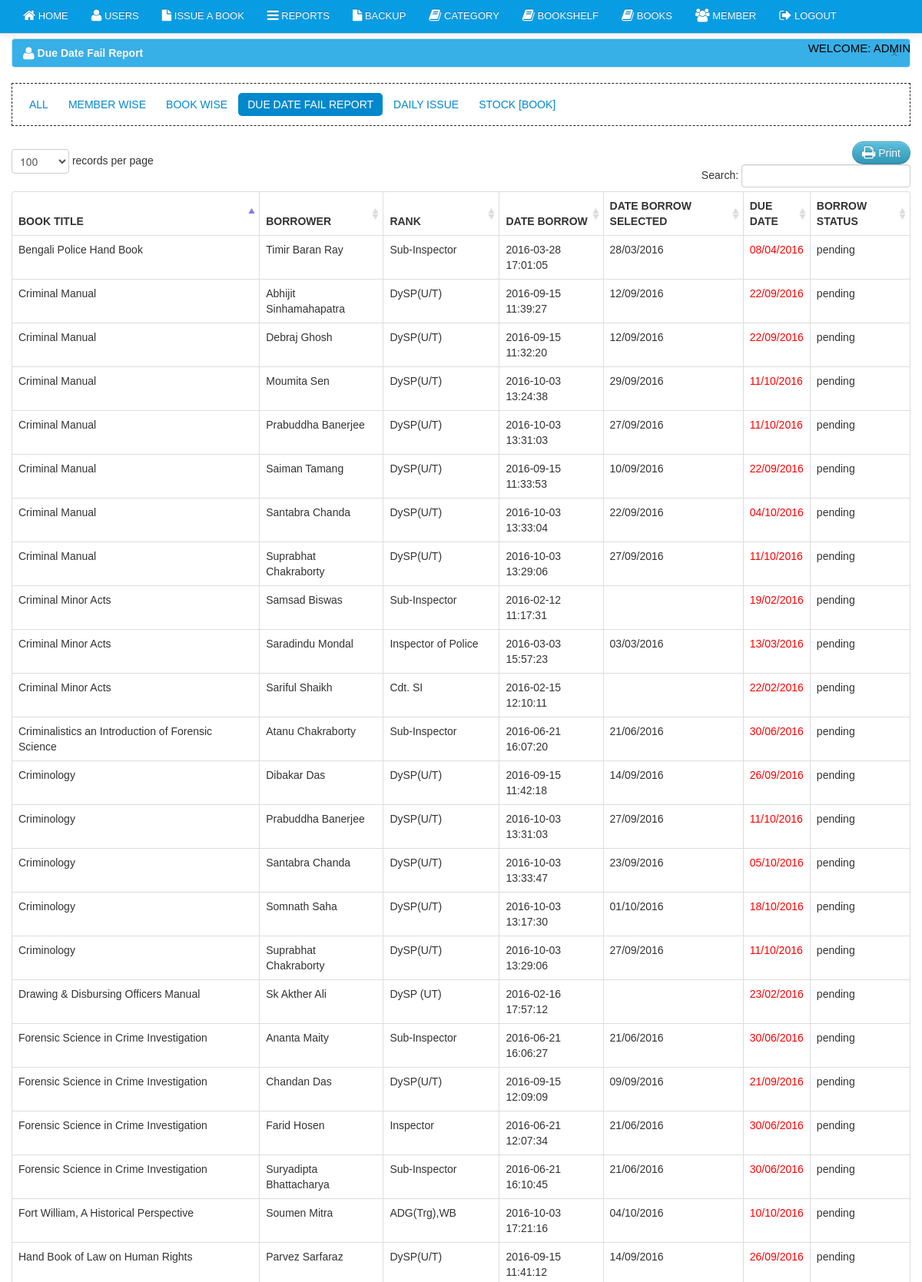
The page /admin_lms/reports-due-date-fail.php (signed in, upper part) on the database its author committed.
### tables this page shows
CREATE TABLE `borrow` (
  `borrow_id` int(11) NOT NULL AUTO_INCREMENT,
  `member_id` bigint(50) NOT NULL,
  `date_borrow` varchar(100) NOT NULL,
  `due_date` varchar(100) DEFAULT NULL,
  `doe` varchar(50) DEFAULT NULL,
  `dom` varchar(50) DEFAULT NULL,
  `status` enum('1','2','3','4','5') DEFAULT '1' COMMENT '1=active, 2=inactive, 3=deleted, 4=damage,5=returned',
  `user_id` int(11) DEFAULT NULL,
  `ip_addr` varchar(255) DEFAULT NULL,
  `borrow_date_2` varchar(100) DEFAULT NULL,
  PRIMARY KEY (`borrow_id`),
  KEY `borrowerid` (`member_id`),
  KEY `borrowid` (`borrow_id`)
);

CREATE TABLE `book` (
  `book_id` int(11) NOT NULL AUTO_INCREMENT,
  `book_title` varchar(100) NOT NULL,
  `category_id` int(50) NOT NULL,
  `author` varchar(50) NOT NULL,
  `book_copies` int(11) NOT NULL,
  `book_pub` varchar(100) NOT NULL,
  `publisher_name` varchar(100) NOT NULL,
  `isbn` varchar(50) NOT NULL,
  `copyright_year` int(11) NOT NULL,
  `date_receive` varchar(20) NOT NULL,
  `date_added` datetime NOT NULL,
  `status` varchar(30) NOT NULL,
  `book_barcode` varchar(255) DEFAULT NULL COMMENT 'Barcode code of a book',
  `bookshelf` varchar(255) DEFAULT NULL COMMENT 'Number of the book shelf',
  `price` varchar(255) DEFAULT NULL COMMENT 'price of the book',
  `doe` varchar(50) DEFAULT NULL,
  `dom` varchar(50) DEFAULT NULL,
  `user_id` int(11) DEFAULT NULL,
  `ip_addr` varchar(255) DEFAULT NULL,
  `language` varchar(255) DEFAULT NULL,
  PRIMARY KEY (`book_id`)
);

CREATE TABLE `member` (
  `member_id` int(11) NOT NULL AUTO_INCREMENT,
  `firstname` varchar(100) NOT NULL,
  `lastname` varchar(100) NOT NULL,
  `gender` varchar(10) NOT NULL,
  `address` varchar(100) NOT NULL,
  `contact` varchar(100) NOT NULL,
  `type` varchar(100) NOT NULL,
  `year_level` varchar(100) NOT NULL,
  `status` varchar(100) NOT NULL,
  `doe` varchar(50) DEFAULT NULL,
  `dom` varchar(50) DEFAULT NULL,
  `user_id` int(11) DEFAULT NULL,
  `membership_id` varchar(255) DEFAULT NULL COMMENT 'This is a unique id of a member',
  `ip_addr` varchar(255) DEFAULT NULL,
  `rank` varchar(255) DEFAULT NULL,
  `serial_no` varchar(255) DEFAULT NULL,
  PRIMARY KEY (`member_id`),
  UNIQUE KEY `membership_id` (`membership_id`),
  UNIQUE KEY `serial_no` (`serial_no`)
);

CREATE TABLE `borrowdetails` (
  `borrow_details_id` int(11) NOT NULL AUTO_INCREMENT,
  `book_id` int(11) NOT NULL,
  `borrow_id` int(11) NOT NULL,
  `borrow_status` varchar(50) NOT NULL,
  `date_return` varchar(100) NOT NULL,
  `doe` varchar(50) DEFAULT NULL,
  `dom` varchar(50) DEFAULT NULL,
  `status` enum('1','2','3') NOT NULL DEFAULT '1' COMMENT '1=active, 2=inactive, 3=deleted',
  `user_id` int(11) DEFAULT NULL,
  `ip_addr` varchar(255) DEFAULT NULL,
  PRIMARY KEY (`borrow_details_id`)
);

### admin_lms/reports-due-date-fail.php (the view, shortened to what this page needs)
<?php include('header.php'); ?>
<?php include('navbar_borrow.php'); ?>
    <div class="container">
		<div class="margin-top">
			<div class="row">
			<div class="span12">
			   <div class="alert alert-info">
                                    <button type="button" class="close" data-dismiss="alert">&times;</button>
                                    <strong><i class="icon-user icon-large"></i>&nbsp;Due Date Fail Report</strong>
                                </div>
								    <ul class="nav nav-pills">
										<li><a href="reports.php">All</a></li>
										<li  ><a href="reports-member-wise.php">Member Wise</a></li>
										<li><a href="reports-book-wise.php" >Book Wise</a></li>
										<li class="active"><a href="reports-due-date-fail.php">Due Date Fail Report</a></li>
                                        <li ><a href="reports-daily-issue.php">Daily Issue</a></li>
                                         <li><a href="reports-book-stock.php">Stock [Book]</a></li>
									</ul>
                      </div>
                      </div>
                <div class="row">
                <div class="span12">
						<center class="title">
						<h1>Due Date Fail Report</h1>
						</center>
                            <table cellpadding="0" cellspacing="0" border="0" class="table  table-bordered" id="example">
								<div class="pull-right">
								<a href="" onclick="window.print()" class="btn btn-info"><i class="icon-print icon-large"></i> Print</a>
								</div>
                                 <thead>
                                    <tr>
                                        <th>Book title</th>
                                        <th>Borrower</th>
                                        <th>Rank</th>
                                        <th>Date Borrow</th>
                                        <th>Date Borrow Selected</th>
                                        <th>Due Date</th>
										<th>Borrow Status</th>
                                    </tr>
                                </thead>
                                <tbody>
                                  <?php
								  $q_str="";
								$q_str .= " and (DATE_FORMAT(STR_TO_DATE(borrow.due_date, '%d/%m/%Y'), '%Y-%m-%d') < '".date("Y-m-d")."') ";
								   $user_query=mysql_query("select borrow.borrow_id,
																   book.book_id,
																   borrow_details_id,
																   book_title,firstname,
																   lastname,
																   rank,
																   date_borrow,
																   borrow_date_2,
																   due_date,
																   borrow_status
								   									 from borrow
								LEFT JOIN member ON borrow.member_id = member.member_id
								LEFT JOIN borrowdetails ON borrow.borrow_id = borrowdetails.borrow_id
								LEFT JOIN book on borrowdetails.book_id =  book.book_id
								WHERE borrow_status='pending'
								".$q_str."
								ORDER BY firstname ASC
								  ")or die(mysql_error());
									while($row=mysql_fetch_array($user_query)){
									$id=$row['borrow_id'];
									?>
									<tr class="del<?php echo $id ?>">
                                    <td><?php echo $row['book_title']; ?></td>
                                    <td><?php echo $row['firstname']." ".$row['lastname']; ?></td>
                                    <td><?php echo $row['rank']; ?></td>
									<td><?php echo $row['date_borrow']; ?></td>
                                    <td><?php echo $row['borrow_date_2']; ?></td>
                                    <td style="color:#F00;"><?php echo $row['due_date']; ?> </td>
									<td><?php echo $row['borrow_status'];?></td>
                                    </tr>
									<?php  }  ?>
                                </tbody>
                            </table>
			</div>
			</div>
		</div>
    </div>
<?php include('footer.php') ?>

### css/docs.css (style rules this page uses)
.title { display:none; }
body { font-family:'TR Century Gothic',Helvetica,Arial,sans-serif !important; }
.btn { border-radius: 25px !important; }
.alert { text-shadow: none; }
.nav-tabs, .nav-pills { border: 1px dashed #222 !important; padding: 10px; }
th { text-transform:uppercase; }
.nav li a { text-transform:uppercase; }
.margin-top { margin-top:50px; }
body { position: relative; }

### css/print.css (style rules this page uses)
h1 { text-transform:uppercase; }
.title { display:visible; }
th { text-align:left; }
td { text-align:left; border-top:1px solid; padding:2px; }
.btn { display:none; }
.alert { display:none; }
body { font-family:arial; font-size:13px; }
.nav { display:none; }

### rows shown on the page
borrow: book.book_title "Criminal Manual", member.firstname "Abhijit", member.lastname "Sinhamahapatra", member.rank "DySP(U/T)", date_borrow "2016-09-15 11:39:27", borrow_date_2 "12/09/2016", due_date "22/09/2016", borrowdetails.borrow_status "pending"
borrow: book.book_title "Forensic Science in Crime Investigation", member.firstname "Ananta", member.lastname "Maity", member.rank "Sub-Inspector", date_borrow "2016-06-21 16:06:27", borrow_date_2 "21/06/2016", due_date "30/06/2016", borrowdetails.borrow_status "pending"
borrow: book.book_title "Criminalistics an Introduction of Forensic Science", member.firstname "Atanu", member.lastname "Chakraborty", member.rank "Sub-Inspector", date_borrow "2016-06-21 16:07:20", borrow_date_2 "21/06/2016", due_date "30/06/2016", borrowdetails.borrow_status "pending"
borrow: book.book_title "Forensic Science in Crime Investigation", member.firstname "Chandan", member.lastname "Das", member.rank "DySP(U/T)", date_borrow "2016-09-15 12:09:09", borrow_date_2 "09/09/2016", due_date "21/09/2016", borrowdetails.borrow_status "pending"
borrow: book.book_title "Criminal Manual", member.firstname "Debraj", member.lastname "Ghosh", member.rank "DySP(U/T)", date_borrow "2016-09-15 11:32:20", borrow_date_2 "12/09/2016", due_date "22/09/2016", borrowdetails.borrow_status "pending"
borrow: book.book_title "Criminology", member.firstname "Dibakar", member.lastname "Das", member.rank "DySP(U/T)", date_borrow "2016-09-15 11:42:18", borrow_date_2 "14/09/2016", due_date "26/09/2016", borrowdetails.borrow_status "pending"
borrow: book.book_title "Forensic Science in Crime Investigation", member.firstname "Farid", member.lastname "Hosen", member.rank "Inspector", date_borrow "2016-06-21 12:07:34", borrow_date_2 "21/06/2016", due_date "30/06/2016", borrowdetails.borrow_status "pending"
borrow: book.book_title "Criminal Manual", member.firstname "Moumita", member.lastname "Sen", member.rank "DySP(U/T)", date_borrow "2016-10-03 13:24:38", borrow_date_2 "29/09/2016", due_date "11/10/2016", borrowdetails.borrow_status "pending"
borrow: book.book_title "Hand Book of Law on Human Rights", member.firstname "Parvez", member.lastname "Sarfaraz", member.rank "DySP(U/T)", date_borrow "2016-09-15 11:41:12", borrow_date_2 "14/09/2016", due_date "26/09/2016", borrowdetails.borrow_status "pending"
borrow: book.book_title "Criminology", member.firstname "Prabuddha", member.lastname "Banerjee", member.rank "DySP(U/T)", date_borrow "2016-10-03 13:31:03", borrow_date_2 "27/09/2016", due_date "11/10/2016", borrowdetails.borrow_status "pending", book.book_title "Criminal Manual"
borrow: book.book_title "Criminal Manual", member.firstname "Saiman", member.lastname "Tamang", member.rank "DySP(U/T)", date_borrow "2016-09-15 11:33:53", borrow_date_2 "10/09/2016", due_date "22/09/2016", borrowdetails.borrow_status "pending"
borrow: book.book_title "Criminal Minor Acts", member.firstname "Samsad", member.lastname "Biswas", member.rank "Sub-Inspector", date_borrow "2016-02-12 11:17:31", due_date "19/02/2016", borrowdetails.borrow_status "pending"
borrow: book.book_title "Criminal Manual", member.firstname "Santabra", member.lastname "Chanda", member.rank "DySP(U/T)", date_borrow "2016-10-03 13:33:04", borrow_date_2 "22/09/2016", due_date "04/10/2016", borrowdetails.borrow_status "pending"
borrow: book.book_title "Criminology", member.firstname "Santabra", member.lastname "Chanda", member.rank "DySP(U/T)", date_borrow "2016-10-03 13:33:47", borrow_date_2 "23/09/2016", due_date "05/10/2016", borrowdetails.borrow_status "pending"
borrow: book.book_title "Criminal Minor Acts", member.firstname "Saradindu", member.lastname "Mondal", member.rank "Inspector of Police", date_borrow "2016-03-03 15:57:23", borrow_date_2 "03/03/2016", due_date "13/03/2016", borrowdetails.borrow_status "pending"
borrow: book.book_title "Criminal Minor Acts", member.firstname "Sariful", member.lastname "Shaikh", member.rank "Cdt. SI", date_borrow "2016-02-15 12:10:11", due_date "22/02/2016", borrowdetails.borrow_status "pending"
borrow: book.book_title "Drawing & Disbursing Officers Manual", member.firstname "Sk Akther", member.lastname "Ali", member.rank "DySP (UT)", date_borrow "2016-02-16 17:57:12", due_date "23/02/2016", borrowdetails.borrow_status "pending"
borrow: book.book_title "Criminology", member.firstname "Somnath", member.lastname "Saha", member.rank "DySP(U/T)", date_borrow "2016-10-03 13:17:30", borrow_date_2 "01/10/2016", due_date "18/10/2016", borrowdetails.borrow_status "pending"
borrow: book.book_title "Fort William, A Historical Perspective", member.firstname "Soumen", member.lastname "Mitra", member.rank "ADG(Trg),WB", date_borrow "2016-10-03 17:21:16", borrow_date_2 "04/10/2016", due_date "10/10/2016", borrowdetails.borrow_status "pending"
borrow: book.book_title "Criminal Manual", member.firstname "Suprabhat", member.lastname "Chakraborty", member.rank "DySP(U/T)", date_borrow "2016-10-03 13:29:06", borrow_date_2 "27/09/2016", due_date "11/10/2016", borrowdetails.borrow_status "pending", book.book_title "Criminology"
borrow: book.book_title "Forensic Science in Crime Investigation", member.firstname "Suryadipta", member.lastname "Bhattacharya", member.rank "Sub-Inspector", date_borrow "2016-06-21 16:10:45", borrow_date_2 "21/06/2016", due_date "30/06/2016", borrowdetails.borrow_status "pending"
borrow: book.book_title "Bengali Police Hand Book", member.firstname "Timir Baran", member.lastname "Ray", member.rank "Sub-Inspector", date_borrow "2016-03-28 17:01:05", borrow_date_2 "28/03/2016", due_date "08/04/2016", borrowdetails.borrow_status "pending"

### other values the page prints
USER_WELCOME_TEXT "WELCOME: ADMIN"
